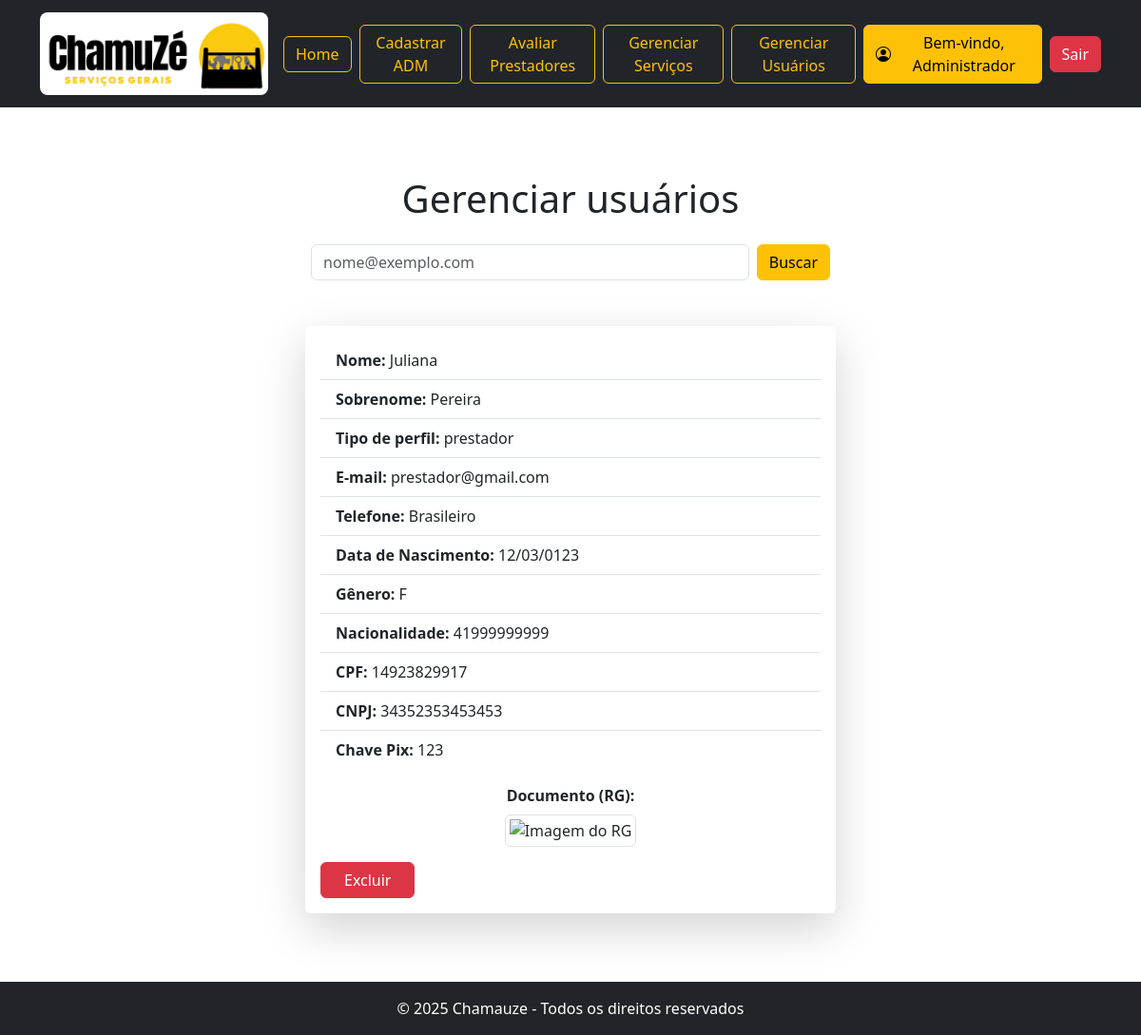
Before: /administrador/gerenciarUsuarios.php?pesquisa=prestador@gmail.com (signed in) with the older database file.
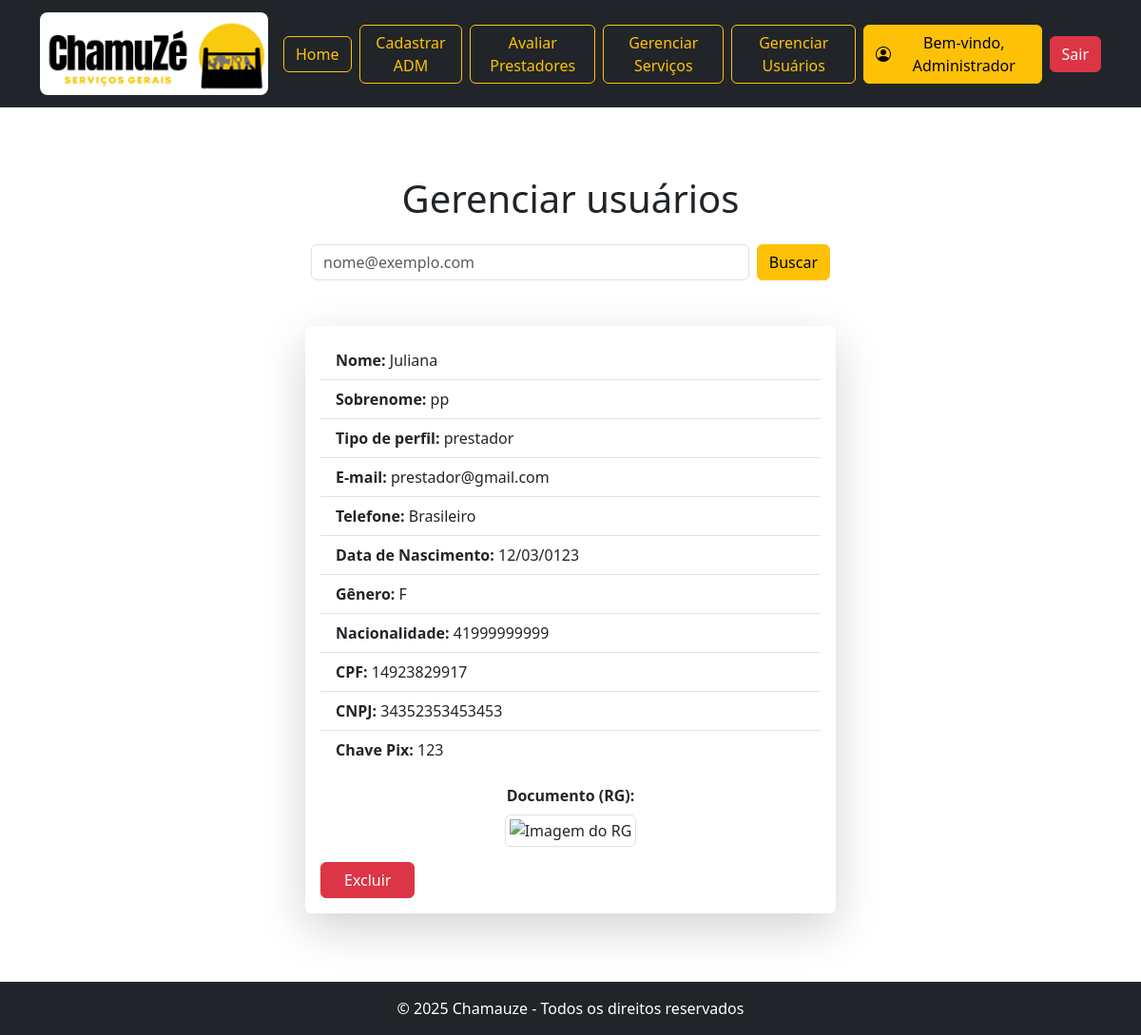
After: the same page with the newer database file.
### tables this page shows
CREATE TABLE `usuario` (
  `id_usuario` int(11) NOT NULL,
  `nome` varchar(100) NOT NULL,
  `sobrenome` varchar(150) NOT NULL,
  `email` varchar(150) NOT NULL,
  `senha` varchar(255) NOT NULL,
  `cpf` varchar(11) NOT NULL,
  `telefone` varchar(30) NOT NULL,
  `nacionalidade` varchar(50) NOT NULL,
  `data_nascimento` date NOT NULL,
  `nota_reputacao` decimal(3,2) NOT NULL,
  `genero` enum('F','M','O') NOT NULL,
  `tipo_perfil` enum('administrador','prestador','solicitante') NOT NULL
);

### config/conexao.php (called while the page is built)
<?php
if (!function_exists('conectaDB')) {
    function conectaDB()
    {
        static $conexao = null;
        if ($conexao === null) {
            $host = 'localhost:3306';
            $db_name = 'chamuze';
            $user_name = 'root';
            $password = '';
            try {
                $conexao = new mysqli($host, $user_name, $password, $db_name);
            } catch (mysqli_sql_exception $e) {
                $erro = "../config/erro_db.php";
                if (!headers_sent()) {
                    header("Location: $erro");
                    $_POST['erro'] = $conexao->connect_error;
                    exit;
                } else {
                    echo "<script>window.location.href='$erro';</script>";
                    $_POST['erro'] = $conexao->connect_error;
                    exit;
                }
            }
        }
        return $conexao;
    }
}

### classes/Usuario.php (called while the page is built, shortened)
<?php
class Usuario
{
    private $connection;
    public function __construct()
    {
        include __DIR__ . '/../config/conexao.php';
        $this->connection = conectaDB();
    }
    public function buscarPorEmail($email)
    {
        $sql1 = "SELECT * FROM usuario WHERE email = ?";
        $stmt1 = $this->connection->prepare($sql1);
        $stmt1->bind_param("s", $email);
        $stmt1->execute();
        $result1 = $stmt1->get_result();
        $user = $result1->fetch_assoc();
        if ($user['tipo_perfil'] == 'prestador') {
            $sql2 = "SELECT * FROM prestador WHERE id_prestador = ?";
            $stmt2 = $this->connection->prepare($sql2);
            $stmt2->bind_param("i", $user['id_usuario']);
            $stmt2->execute();
            $result2 = $stmt2->get_result();
            $userPrestador = $result2->fetch_assoc();
            if ($userPrestador['status_avaliacao'] == 'naoverificado') {
                return null;
            } else {
                return $user = array_merge($user, $userPrestador);
            }
        } else if ($user['tipo_perfil'] == 'administrador') {
            return null;
        } else {
            return $user;
        }
    }
}
?>

### administrador/gerenciarUsuarios.php (the view, shortened to what the changed rows need)
<?php
include "../classes/Usuario.php";
$usuario = new Usuario();
$emailPesquisa = isset($_GET['pesquisa']) && $_GET['pesquisa'] !== 'null'  ? $_GET['pesquisa'] : null;
if (isset($emailPesquisa)) {
    $usuarios = $usuario->buscarPorEmail($emailPesquisa);
}
?>
<!DOCTYPE html>
<html lang="pt-br">
<head>
    <link href="https://cdn.jsdelivr.net/npm/bootstrap@5.3.3/dist/css/bootstrap.min.css" rel="stylesheet" />
</head>
<body class="d-flex flex-column min-vh-100">
    <main class="container my-5 ">
        <h1 class="text-center mt-4 mb-4">Gerenciar usuários</h1>
        <?php if (is_null($emailPesquisa)): ?>
            <div class="alert alert-primary">Digite o Email de um usuário para ele ser exibido aqui.</div>
        <?php elseif (is_null($usuarios)): ?>
            <div class="alert alert-warning">Usuário não encontrado.</div>
        <?php else: ?>
            <?php if ($usuarios['tipo_perfil'] == 'prestador'): ?>
                <div class="col-md-8 col-lg-6 mb-4 mx-auto">
                    <div class="card shadow-lg border-0 h-100">
                        <div class="card-body">
                            <ul class="list-group list-group-flush mb-3">
                                <li class="list-group-item"><strong>Nome:</strong> <?= htmlspecialchars($usuarios['nome']) ?></li>
                                <li class="list-group-item"><strong>Sobrenome:</strong> <?= htmlspecialchars($usuarios['sobrenome']) ?></li>
                                <li class="list-group-item"><strong>Tipo de perfil:</strong> <?= htmlspecialchars($usuarios['tipo_perfil']) ?></li>
                                <li class="list-group-item"><strong>E-mail:</strong> <?= htmlspecialchars($usuarios['email']) ?></li>
                                <li class="list-group-item"><strong>Telefone:</strong> <?= htmlspecialchars($usuarios['telefone']) ?></li>
                                <li class="list-group-item"><strong>Data de Nascimento:</strong> <?= date("d/m/Y", strtotime($usuarios['data_nascimento'])) ?></li>
                                <li class="list-group-item"><strong>Gênero:</strong> <?= ucfirst(htmlspecialchars($usuarios['genero'])) ?></li>
                                <li class="list-group-item"><strong>Nacionalidade:</strong> <?= htmlspecialchars($usuarios['nacionalidade']) ?></li>
                                <li class="list-group-item"><strong>CPF:</strong> <?= htmlspecialchars($usuarios['cpf']) ?></li>
                                <li class="list-group-item"><strong>CNPJ:</strong> <?= htmlspecialchars($usuarios['cnpj']) ?></li>
                                <li class="list-group-item"><strong>Chave Pix:</strong> <?= htmlspecialchars($usuarios['chave_pix']) ?></li>
                            </ul>
                            <div class="mb-3 text-center">
                                <strong>Documento (RG):</strong><br>
                                <img src="<?= htmlspecialchars($usuarios['img_rg']) ?>" class="img-thumbnail mt-2" alt="Imagem do RG"
                                    style="max-height: 250px; object-fit: cover;" />
                            </div>
                            <form method="POST" action="../controller/gerenciarUsuariosController.php" class="form-excluir">
                                <button type="button" class="btn btn-danger px-4 btn-excluir">Excluir</button>
                            </form>
                        </div>
                    </div>
                </div>
            <?php endif; ?>
        <?php endif; ?>
    </main>
</body>
</html>

Changed rows visible on the page:
changed usuario "Juliana": sobrenome "Pereira" → "pp"
